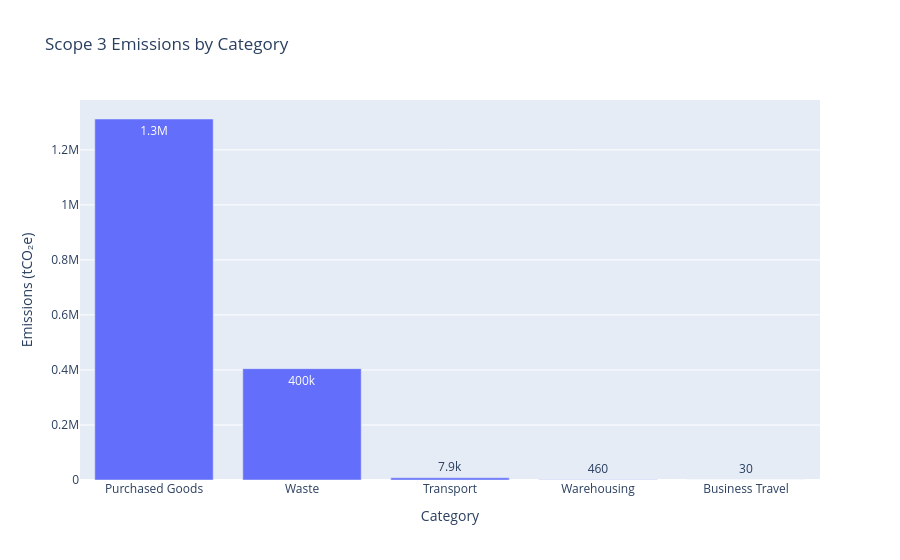
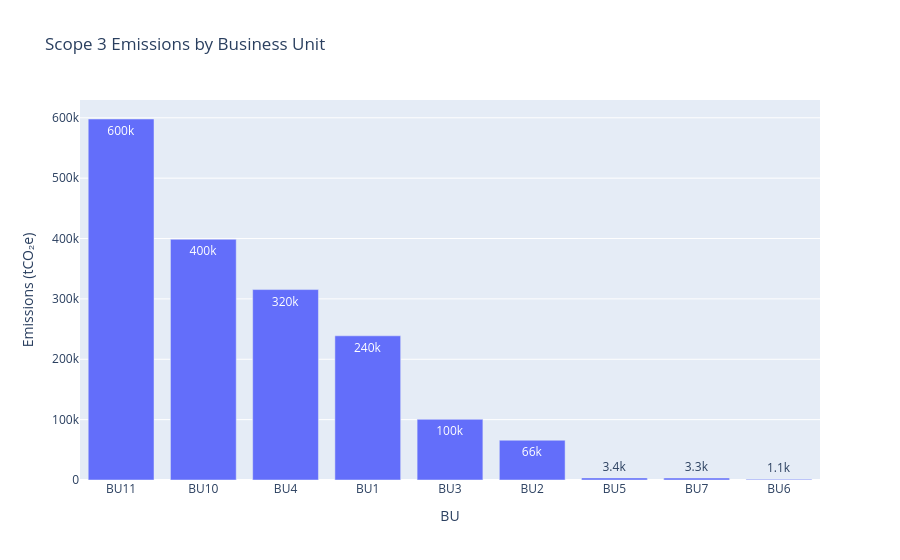
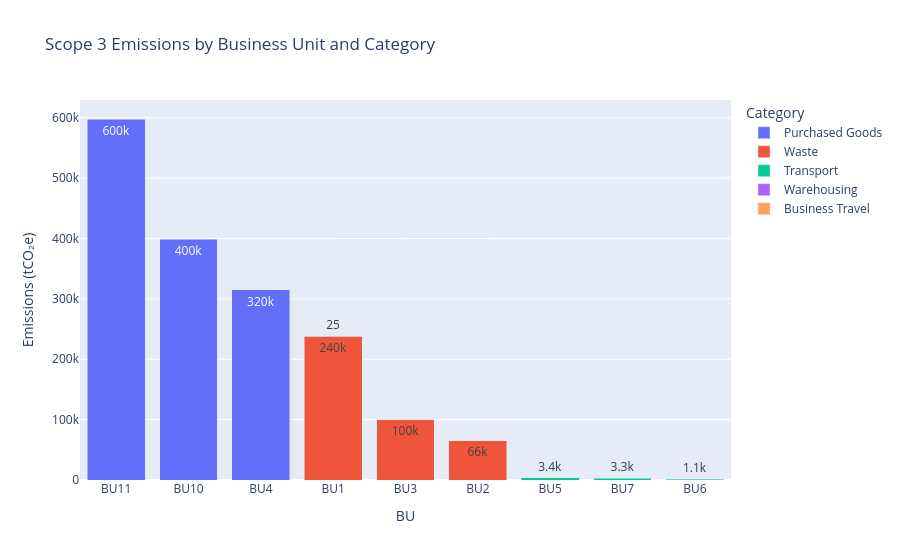

The notebook cell saved with these charts, in order:
### Code cell
import plotly.express as px

# --- Filter Scope 3 only ---
scope3_only = bu_category_df[bu_category_df["Scope"] == "Scope 3"]

# 1. Scope 3 Emissions by Category (Vertical Bar)
fig_scope3_cat = px.bar(
    scope3_only.groupby("Category", as_index=False)["Emissions (tCO2e)"].sum().sort_values("Emissions (tCO2e)", ascending=False),
    x="Category",
    y="Emissions (tCO2e)",
    title="Scope 3 Emissions by Category",
    text_auto=".2s",
    labels={"Emissions (tCO2e)": "Emissions (tCO₂e)"}
)
fig_scope3_cat.show()

# 2. Scope 3 Emissions by Business Unit (Vertical Bar)
fig_scope3_bu = px.bar(
    scope3_only.groupby("BU", as_index=False)["Emissions (tCO2e)"].sum().sort_values("Emissions (tCO2e)", ascending=False),
    x="BU",
    y="Emissions (tCO2e)",
    title="Scope 3 Emissions by Business Unit",
    text_auto=".2s",
    labels={"Emissions (tCO2e)": "Emissions (tCO₂e)"}
)
fig_scope3_bu.show()

# 3. Scope 3 Emissions by BU and Category (Segmented)
fig_scope3_bu_cat = px.bar(
    scope3_only.sort_values("Emissions (tCO2e)", ascending=False),
    x="BU",
    y="Emissions (tCO2e)",
    color="Category",
    title="Scope 3 Emissions by Business Unit and Category",
    text_auto=".2s",
    labels={"Emissions (tCO2e)": "Emissions (tCO₂e)"}
)
fig_scope3_bu_cat.update_layout(barmode="stack")
fig_scope3_bu_cat.show()

### Figure 1 — Plotly figure (JSON) as saved in the notebook; plotly's stock layout.template omitted (floating-point values rounded to 4 significant figures)
{"data": [{"alignmentgroup": "True", "hovertemplate": "Category=%{x}<br>Emissions (tCO₂e)=%{y}<extra></extra>", "legendgroup": "", "marker": {"color": "#636efa", "pattern": {"shape": ""}}, "name": "", "offsetgroup": "", "orientation": "v", "showlegend": false, "textposition": "auto", "texttemplate": "%{y:.2s}", "type": "bar", "x": ["Purchased Goods", "Waste", "Transport", "Warehousing", "Business Travel"], "xaxis": "x", "y": [1312000.0, 404800.0, 7870.0, 461.9, 29.92], "yaxis": "y"}], "layout": {"barmode": "relative", "legend": {"tracegroupgap": 0}, "title": {"text": "Scope 3 Emissions by Category"}, "xaxis": {"anchor": "y", "domain": [0, 1], "title": {"text": "Category"}}, "yaxis": {"anchor": "x", "domain": [0, 1], "title": {"text": "Emissions (tCO₂e)"}}}}

### Figure 2 — Plotly figure (JSON) as saved in the notebook; plotly's stock layout.template omitted (floating-point values rounded to 4 significant figures)
{"data": [{"alignmentgroup": "True", "hovertemplate": "BU=%{x}<br>Emissions (tCO₂e)=%{y}<extra></extra>", "legendgroup": "", "marker": {"color": "#636efa", "pattern": {"shape": ""}}, "name": "", "offsetgroup": "", "orientation": "v", "showlegend": false, "textposition": "auto", "texttemplate": "%{y:.2s}", "type": "bar", "x": ["BU11", "BU10", "BU4", "BU1", "BU3", "BU2", "BU5", "BU7", "BU6"], "xaxis": "x", "y": [598000.0, 398700.0, 315500.0, 238900.0, 100500.0, 65880.0, 3445.0, 3303.0, 1122.0], "yaxis": "y"}], "layout": {"barmode": "relative", "legend": {"tracegroupgap": 0}, "title": {"text": "Scope 3 Emissions by Business Unit"}, "xaxis": {"anchor": "y", "domain": [0, 1], "title": {"text": "BU"}}, "yaxis": {"anchor": "x", "domain": [0, 1], "title": {"text": "Emissions (tCO₂e)"}}}}

### Figure 3 — Plotly figure (JSON) as saved in the notebook; plotly's stock layout.template omitted (floating-point values rounded to 4 significant figures)
{"data": [{"alignmentgroup": "True", "hovertemplate": "Category=Purchased Goods<br>BU=%{x}<br>Emissions (tCO₂e)=%{y}<extra></extra>", "legendgroup": "Purchased Goods", "marker": {"color": "#636efa", "pattern": {"shape": ""}}, "name": "Purchased Goods", "offsetgroup": "Purchased Goods", "orientation": "v", "showlegend": true, "textposition": "auto", "texttemplate": "%{y:.2s}", "type": "bar", "x": ["BU11", "BU10", "BU4"], "xaxis": "x", "y": [598000.0, 398700.0, 315500.0], "yaxis": "y"}, {"alignmentgroup": "True", "hovertemplate": "Category=Waste<br>BU=%{x}<br>Emissions (tCO₂e)=%{y}<extra></extra>", "legendgroup": "Waste", "marker": {"color": "#EF553B", "pattern": {"shape": ""}}, "name": "Waste", "offsetgroup": "Waste", "orientation": "v", "showlegend": true, "textposition": "auto", "texttemplate": "%{y:.2s}", "type": "bar", "x": ["BU1", "BU3", "BU2"], "xaxis": "x", "y": [238400.0, 100500, 65850.0], "yaxis": "y"}, {"alignmentgroup": "True", "hovertemplate": "Category=Transport<br>BU=%{x}<br>Emissions (tCO₂e)=%{y}<extra></extra>", "legendgroup": "Transport", "marker": {"color": "#00cc96", "pattern": {"shape": ""}}, "name": "Transport", "offsetgroup": "Transport", "orientation": "v", "showlegend": true, "textposition": "auto", "texttemplate": "%{y:.2s}", "type": "bar", "x": ["BU5", "BU7", "BU6"], "xaxis": "x", "y": [3445.0, 3303.0, 1122.0], "yaxis": "y"}, {"alignmentgroup": "True", "hovertemplate": "Category=Warehousing<br>BU=%{x}<br>Emissions (tCO₂e)=%{y}<extra></extra>", "legendgroup": "Warehousing", "marker": {"color": "#ab63fa", "pattern": {"shape": ""}}, "name": "Warehousing", "offsetgroup": "Warehousing", "orientation": "v", "showlegend": true, "textposition": "auto", "texttemplate": "%{y:.2s}", "type": "bar", "x": ["BU1", "BU3", "BU2"], "xaxis": "x", "y": [407.2, 30.86, 23.85], "yaxis": "y"}, {"alignmentgroup": "True", "hovertemplate": "Category=Business Travel<br>BU=%{x}<br>Emissions (tCO₂e)=%{y}<extra></extra>", "legendgroup": "Business Travel", "marker": {"color": "#FFA15A", "pattern": {"shape": ""}}, "name": "Business Travel", "offsetgroup": "Business Travel", "orientation": "v", "showlegend": true, "textposition": "auto", "texttemplate": "%{y:.2s}", "type": "bar", "x": ["BU1", "BU2", "BU3"], "xaxis": "x", "y": [24.84, 3.139, 1.946], "yaxis": "y"}], "layout": {"barmode": "stack", "legend": {"title": {"text": "Category"}, "tracegroupgap": 0}, "title": {"text": "Scope 3 Emissions by Business Unit and Category"}, "xaxis": {"anchor": "y", "domain": [0, 1], "title": {"text": "BU"}}, "yaxis": {"anchor": "x", "domain": [0, 1], "title": {"text": "Emissions (tCO₂e)"}}}}
